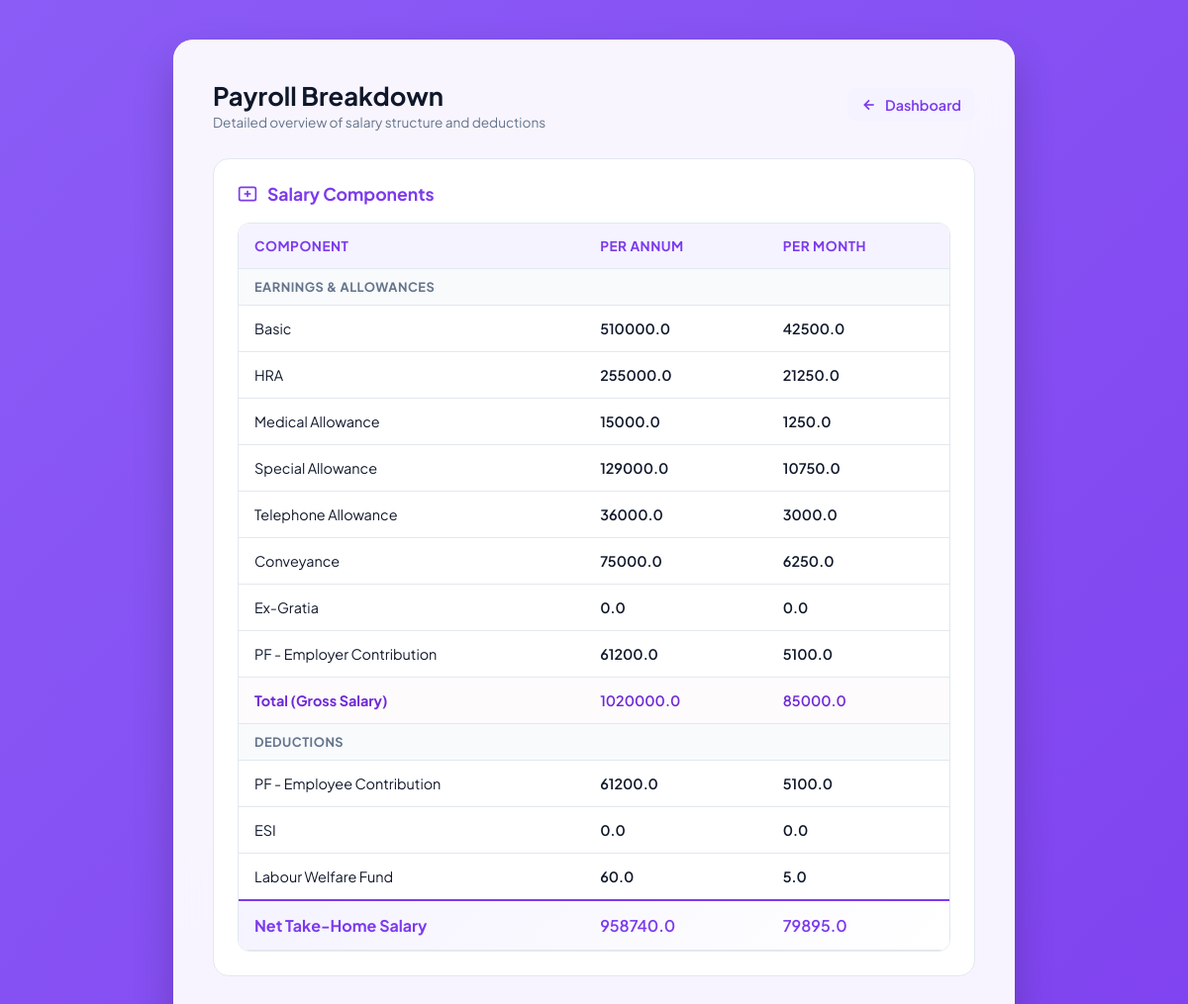
Screenshot of /payroll/WIMEPA20240008 with the database file from the repository.
### app.py (models this page shows)
class Salary(db.Model):
    id = db.Column(db.Integer, primary_key=True)
    user_id = db.Column(
        db.Integer,
        db.ForeignKey("user.id"),
        nullable=False,
        unique=True
    )
    cost_to_company_annual = db.Column(db.Float)
    cost_to_company_monthly = db.Column(db.Float)
    basic_annual = db.Column(db.Float)
    basic_monthly = db.Column(db.Float)
    hra_annual = db.Column(db.Float)
    hra_monthly = db.Column(db.Float)
    medical_annual = db.Column(db.Float)
    medical_monthly = db.Column(db.Float)
    special_allowance_annual = db.Column(db.Float)
    special_allowance_monthly = db.Column(db.Float)
    telephone_annual = db.Column(db.Float)
    telephone_monthly = db.Column(db.Float)
    conveyance_annual = db.Column(db.Float)
    conveyance_monthly = db.Column(db.Float)
    ex_gratia_annual = db.Column(db.Float)
    ex_gratia_monthly = db.Column(db.Float)
    pf_employer_annual = db.Column(db.Float)
    pf_employer_monthly = db.Column(db.Float)
    total_annual = db.Column(db.Float)
    total_monthly = db.Column(db.Float)
    pf_employee_annual = db.Column(db.Float)
    pf_employee_monthly = db.Column(db.Float)
    esi_annual = db.Column(db.Float)
    esi_monthly = db.Column(db.Float)
    labor_welfare_annual = db.Column(db.Float)
    labor_welfare_monthly = db.Column(db.Float)
    net_salary_annual = db.Column(db.Float)
    net_salary_monthly = db.Column(db.Float)
    user = db.relationship("User", backref="salary")

### app.py (the view)
@app.route("/payroll/<emp_id>")
def emp_payroll(emp_id):
    user=User.query.filter_by(employee_id=emp_id).first()
    user_id=user.id
    salary_details=Salary.query.filter_by(user_id=user_id).first()
    return render_template("payroll.html",salary=salary_details,user=user)

### templates/payroll.html (shortened to what this page needs)
<!DOCTYPE html>
<html lang="en">
<head>
</head>
<body>
    <div class="container">
        <div class="top-bar">
            <div class="page-title">
                <h1>Payroll Breakdown</h1>
                <p>Detailed overview of salary structure and deductions</p>
            </div>
            <a href="/user/{{ user.employee_id }}" class="back-link">
                <svg viewBox="0 0 24 24" fill="none" stroke="currentColor">
                    <line x1="19" y1="12" x2="5" y2="12"></line>
                    <polyline points="12 19 5 12 12 5"></polyline>
                </svg>
                Dashboard
            </a>
        </div>
        <div class="section-card">
            <div class="section-title">
                <svg viewBox="0 0 24 24" fill="none" stroke="currentColor">
                    <rect x="2" y="4" width="20" height="16" rx="2"></rect>
                    <line x1="12" y1="8" x2="12" y2="16"></line>
                    <line x1="8" y1="12" x2="16" y2="12"></line>
                </svg>
                Salary Components
            </div>
            <div class="table-responsive">
                <table class="data-table">
                    <thead>
                        <tr>
                            <th>Component</th>
                            <th>Per Annum</th>
                            <th>Per Month</th>
                        </tr>
                    </thead>
                    <tbody>
                        <tr class="row-category-header">
                            <td colspan="3">Earnings & Allowances</td>
                        </tr>
                        <tr>
                            <td>Basic</td>
                            <td class="amount-col">{{ salary.basic_annual }}</td>
                            <td class="amount-col">{{ salary.basic_monthly }}</td>
                        </tr>
                        <tr>
                            <td>HRA</td>
                            <td class="amount-col">{{ salary.hra_annual }}</td>
                            <td class="amount-col">{{ salary.hra_monthly }}</td>
                        </tr>
                        <tr>
                            <td>Medical Allowance</td>
                            <td class="amount-col">{{ salary.medical_annual }}</td>
                            <td class="amount-col">{{ salary.medical_monthly }}</td>
                        </tr>
                        <tr>
                            <td>Special Allowance</td>
                            <td class="amount-col">{{ salary.special_allowance_annual }}</td>
                            <td class="amount-col">{{ salary.special_allowance_monthly }}</td>
                        </tr>
                        <tr>
                            <td>Telephone Allowance</td>
                            <td class="amount-col">{{ salary.telephone_annual }}</td>
                            <td class="amount-col">{{ salary.telephone_monthly }}</td>
                        </tr>
                        <tr>
                            <td>Conveyance</td>
                            <td class="amount-col">{{ salary.conveyance_annual }}</td>
                            <td class="amount-col">{{ salary.conveyance_monthly }}</td>
                        </tr>
                        <tr>
                            <td>Ex-Gratia</td>
                            <td class="amount-col">{{ salary.ex_gratia_annual }}</td>
                            <td class="amount-col">{{ salary.ex_gratia_monthly }}</td>
                        </tr>
                        <tr>
                            <td>PF - Employer Contribution</td>
                            <td class="amount-col">{{ salary.pf_employer_annual }}</td>
                            <td class="amount-col">{{ salary.pf_employer_monthly }}</td>
                        </tr>
                        <tr class="row-highlight">
                            <td>Total (Gross Salary)</td>
                            <td class="amount-col">{{ salary.total_annual }}</td>
                            <td class="amount-col">{{ salary.total_monthly }}</td>
                        </tr>
                        <tr class="row-category-header">
                            <td colspan="3">Deductions</td>
                        </tr>
                        <tr>
                            <td>PF - Employee Contribution</td>
                            <td class="amount-col">{{ salary.pf_employee_annual }}</td>
                            <td class="amount-col">{{ salary.pf_employee_monthly }}</td>
                        </tr>
                        <tr>
                            <td>ESI</td>
                            <td class="amount-col">{{ salary.esi_annual }}</td>
                            <td class="amount-col">{{ salary.esi_monthly }}</td>
                        </tr>
                        <tr>
                            <td>Labour Welfare Fund</td>
                            <td class="amount-col">{{ salary.labor_welfare_annual }}</td>
                            <td class="amount-col">{{ salary.labor_welfare_monthly }}</td>
                        </tr>
                        <tr class="row-net-salary">
                            <td>Net Take-Home Salary</td>
                            <td class="amount-col">{{ salary.net_salary_annual }}</td>
                            <td class="amount-col">{{ salary.net_salary_monthly }}</td>
                        </tr>
                    </tbody>
                </table>
            </div>
        </div>
    </div>
</body>
</html>

### templates/payroll.html (style rules this page uses)
:root { --primary: #7c3aed; --primary-hover: #6d28d9; --primary-light: #f5f3ff; --accent: #c084fc; --success: #10b981; --danger: #ef4444; --bg-gradient: linear-gradient(-45deg, #4c1d95, #6d28d9, #7c3aed, #8b5cf6); --card-bg: rgba(255, 255, 255, 0.94); --text-dark: #0f172a; --text-muted: #64748b; --border: #e2e8f0; --radius: 20px; --transition: all 0.3s cubic-bezier(0.4, 0, 0.2, 1); }
* { box-sizing: border-box; margin: 0; padding: 0; font-family: 'Plus Jakarta Sans', sans-serif; }
body { background: var(--bg-gradient); background-size: 400% 400%; animation: gradientBG 15s ease infinite; color: var(--text-dark); display: flex; justify-content: center; align-items: center; min-height: 100vh; padding: 40px 15px; }
.container { background: var(--card-bg); backdrop-filter: blur(20px); -webkit-backdrop-filter: blur(20px); padding: 40px; border-radius: var(--radius); box-shadow: 0 20px 40px rgba(0, 0, 0, 0.2), 0 0 0 1px rgba(255, 255, 255, 0.4) inset; width: 100%; max-width: 850px; animation: slideUp 0.6s cubic-bezier(0.16, 1, 0.3, 1) forwards; }
.top-bar { display: flex; justify-content: space-between; align-items: center; margin-bottom: 28px; }
.page-title h1 { font-size: 1.6rem; font-weight: 700; color: var(--text-dark); }
.page-title p { font-size: 0.85rem; color: var(--text-muted); margin-top: 2px; }
.back-link { display: inline-flex; align-items: center; gap: 8px; color: var(--primary); text-decoration: none; font-weight: 600; font-size: 0.9rem; padding: 8px 14px; border-radius: 10px; background: var(--primary-light); transition: var(--transition); }
.back-link svg { width: 16px; height: 16px; stroke-width: 2.5; }
.section-card { background: #ffffff; border: 1.5px solid var(--border); border-radius: 16px; padding: 24px; margin-bottom: 24px; }
.section-title { font-size: 1.1rem; font-weight: 700; color: var(--primary); margin-bottom: 18px; display: flex; align-items: center; gap: 10px; }
.section-title svg { width: 20px; height: 20px; stroke-width: 2; }
.table-responsive { width: 100%; overflow-x: auto; border-radius: 12px; border: 1px solid var(--border); }
.data-table { width: 100%; border-collapse: collapse; text-align: left; background: #ffffff; }
.data-table th { background: var(--primary-light); color: var(--primary); padding: 14px 16px; font-size: 0.85rem; font-weight: 700; text-transform: uppercase; letter-spacing: 0.5px; border-bottom: 1.5px solid var(--border); }
.data-table td { padding: 14px 16px; font-size: 0.9rem; color: var(--text-dark); border-bottom: 1px solid var(--border); }
.row-category-header td { background: #f8fafc; font-weight: 700; font-size: 0.8rem; color: var(--text-muted); text-transform: uppercase; letter-spacing: 0.5px; padding: 10px 16px; }
.row-highlight { background: #fdfbfb; font-weight: 700; }
.row-highlight td { color: var(--primary-hover); border-top: 1.5px solid var(--border); border-bottom: 1.5px solid var(--border); }
.row-net-salary { background: linear-gradient(135deg, var(--primary-light), #ffffff); font-weight: 700; }
.row-net-salary td { color: var(--primary); font-size: 1rem; border-top: 2px solid var(--primary); }
.amount-col { font-family: 'Plus Jakarta Sans', monospace; font-weight: 600; }

### rows the page displays
Salary: basic_annual "510000.0", basic_monthly "42500.0", hra_annual "255000.0", hra_monthly "21250.0", medical_annual "15000.0", medical_monthly "1250.0", special_allowance_annual "129000.0", special_allowance_monthly "10750.0", telephone_annual "36000.0", telephone_monthly "3000.0", conveyance_annual "75000.0", conveyance_monthly "6250.0", ex_gratia_annual "0.0", ex_gratia_monthly "0.0", pf_employer_annual "61200.0", pf_employer_monthly "5100.0", total_annual "1020000.0", total_monthly "85000.0", pf_employee_annual "61200.0", pf_employee_monthly "5100.0", esi_annual "0.0", esi_monthly "0.0", labor_welfare_annual "60.0", labor_welfare_monthly "5.0", net_salary_annual "958740.0", net_salary_monthly "79895.0"
